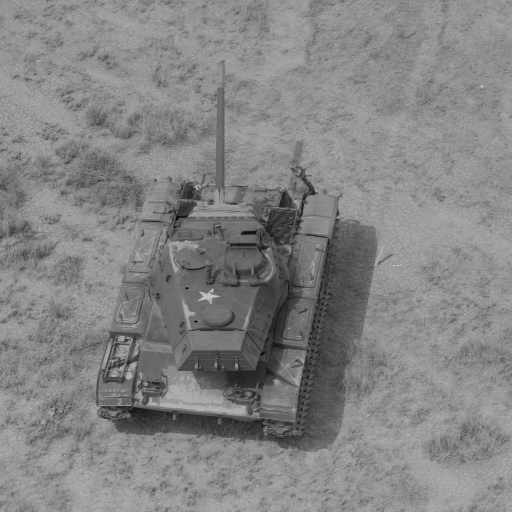
#> input picture 7.1.03.tiff, 512 x 512 px
$ python high_boost.py
#> lines starting #> are read from the running program, lines starting #| are printed output that depends on the picture
import numpy as np
from PIL import Image
from skimage.io import imread
z = imread("7.1.03.tiff")
#> z is the input picture: shape (512, 512); min 12, max 223, mean 132.4
output_img1 = imread("7.1.03.tiff")
l,m = z.shape[:]
#> l = 512; m = 512
row = l+2
#> row = 514
coloumn = m+2
#> coloumn = 514
input_img = np.zeros((row,coloumn))
print(z.shape)
#| (512, 512)
for i in range(l):
    for j in range(m):
        input_img[i+1,j+1]=z[i,j]
for x in range(1, l-1):
    for y in range(1, m-1):
        sum =input_img[x-1, y-1]/9+ input_img[x-1, y]/9+input_img[x-1, y+1]/9+input_img[x, y-1]/9+input_img[x, y]/9+input_img[x, y+1]/9+input_img[x+1, y-1]/9+input_img[x+1, y]/9+input_img[x+1, y+1]/9
        output_img1[x,y] = sum
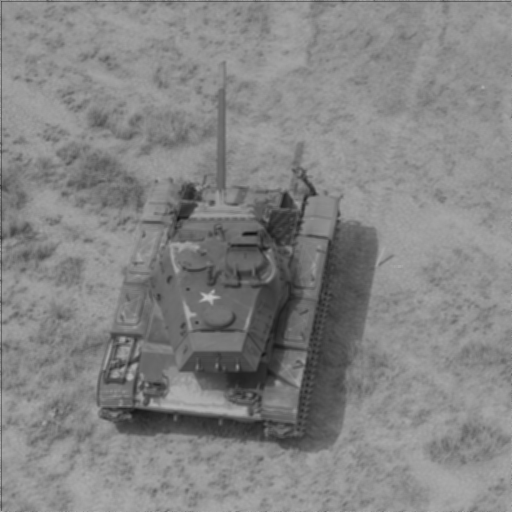
#> output_img1: shape (512, 512); min 18, max 192, mean 131.7
mask = z-output_img1
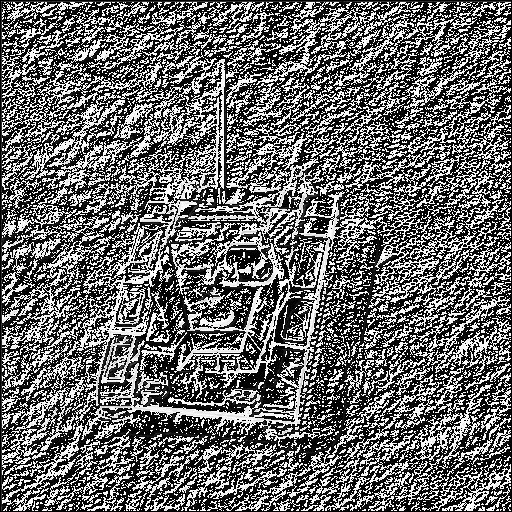
#> mask: shape (512, 512); min 0, max 255, mean 106.9
final_output = mask+z
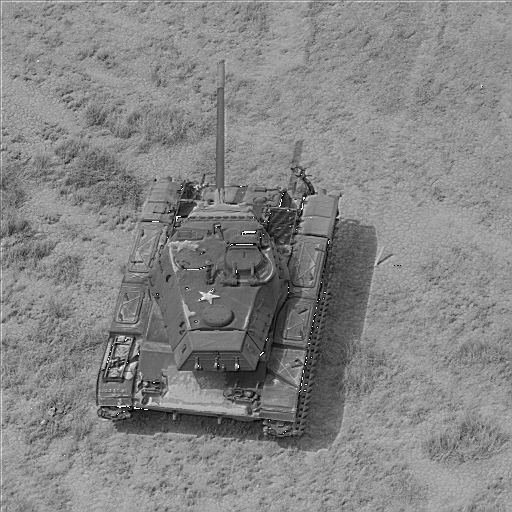
#> final_output: shape (512, 512); min 0, max 255, mean 133.3
final_image1 = Image.fromarray(final_output)
final_image1.save("highboost.tiff")
final_image1.show()
